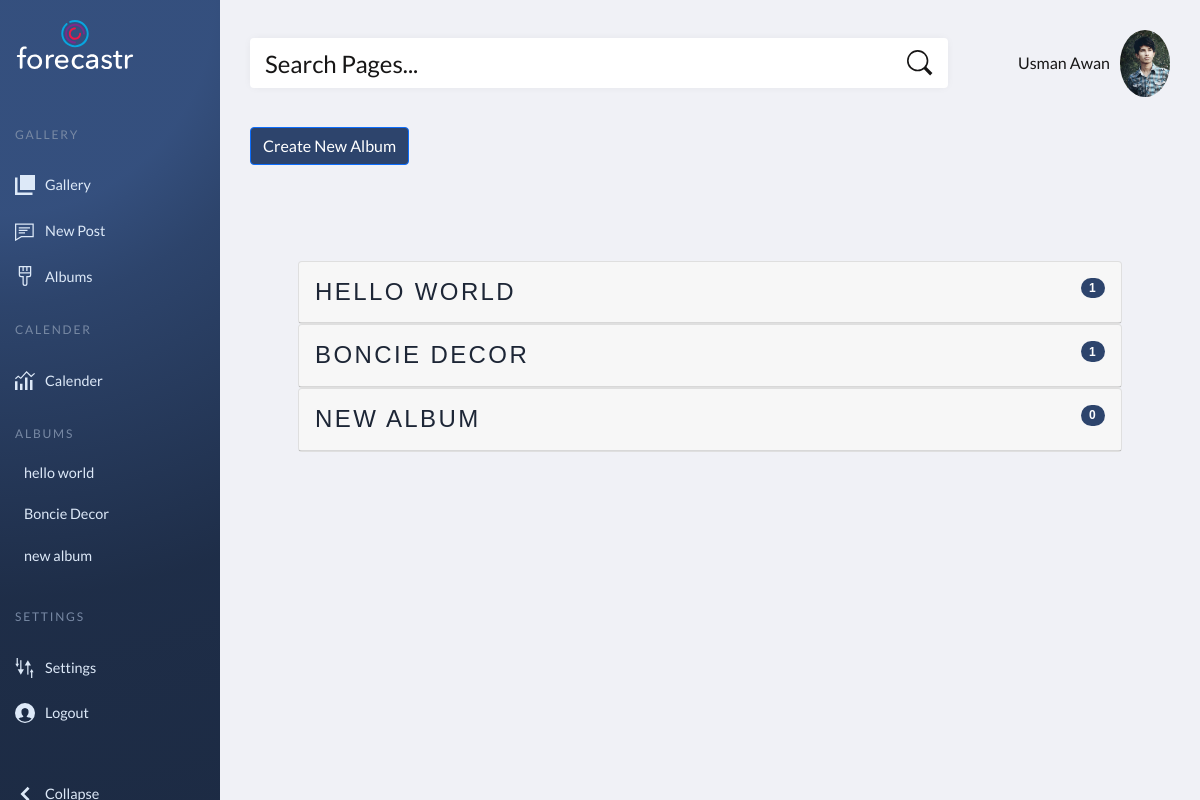
Page /gallery/albums/all/ (signed in) on the earlier database version.
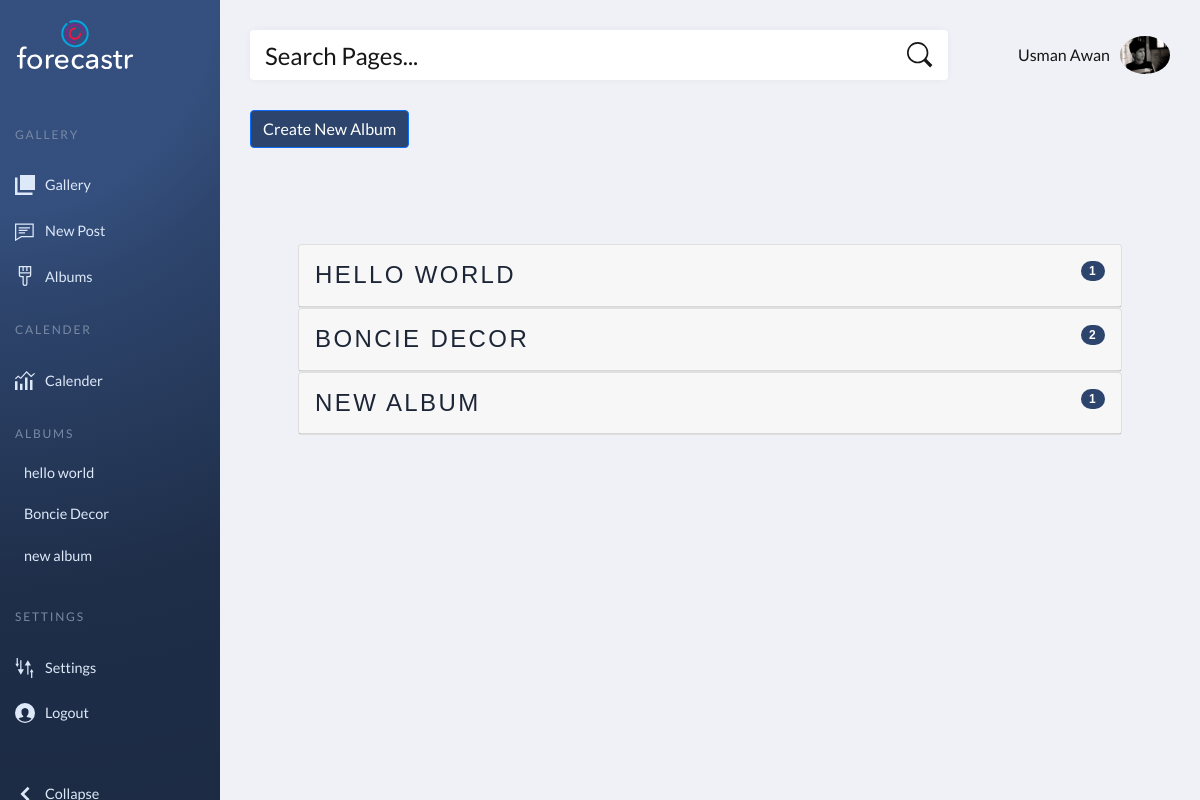
Same page on the later database version.
### accounts/models.py (models this page shows, shortened)
class Client(models.Model):
    user = models.OneToOneField(User, on_delete=models.CASCADE, null=True)
    profile_pic = models.ImageField(default="default-profile.png")
    age = models.IntegerField(default=1)
    gender = models.CharField(choices=GenderChoices.choices, max_length=128,  default=GenderChoices.OTHER)

### contentGallery/models.py (models this page shows, shortened)
class PostAlbum(models.Model):
    client = models.ForeignKey(Client, null=True, on_delete= models.SET_NULL, related_name='client_albums')
    posts = models.ManyToManyField(UserPost)
    name = models.CharField(max_length=128, blank=False)

### contentGallery/views.py (the view)
# urls.py: path("albums/all/", views.albumList, name="albums"),
@login_required(login_url="login")
def albumList(request):
    user = request.user
    client = user.client
    albumForm = PostAlbumForm()
    clientAlbums = client.client_albums.all()
    albums = []
    for album in clientAlbums:
        albums.append(AlbumsListResponseDto(
            album = album,
            posts_count = album.posts.all().count()
        ))
    context = {'ualbums': albums,'user': user, 'albums':  clientAlbums,'albumForm': albumForm, 'client': client}
    return render(request, "contentGallery/albums.html", context=context)

### contentGallery/forms.py
class PostAlbumForm(ModelForm):
    class Meta:
        model =  PostAlbum
        fields = ['name']

### contentGallery/templates/contentGallery/albums.html (shortened to what this page needs)
{%  extends 'utilaties/dashboard.html' %}
{% load static %}
{% block cssStyles %}
<link href="https://cdnjs.cloudflare.com/ajax/libs/toastr.js/2.1.1/toastr.min.css" rel="stylesheet" media="all">
{% endblock cssStyles %}
{% block content %}
<section>
  <button type="button" class="btn btn-primary" data-bs-toggle="modal" data-bs-target="#albumModal">Create New
    Album</button>
  <div class="container p-5 mt-5 pt-5">
    <div class="row clearfix m-r-70 m-l-70 m-t-30">
      {% for ualbum in ualbums %}
      <div class="col-lg-12 text-center content-centers ">
        <div id="card" class="card data-usage category-card">
          <a href="{% url 'deleteAlbum' ualbum.album.id %}">
          <div class="card-header">
            <div class="row clearfix m-r-70 m-l-70 mt-2 ">
              <div class="col-lg-12 d-flex justify-content-between align-items-start">
                <h2 class="display h4 text-primary primary-d">{{ualbum.album.name}} </h2>
                <span class="badge bg-primary rounded-pill">{{ualbum.posts_count}}</span>
              </div>
            </div>
          </div>
          </a>
        </div>
      </div>
      {% endfor %}
    </div>
  </div>
</section>
{% endblock content %}

### utilaties/templates/utilaties/dashboard.html (shortened to what the changed rows need)
{% load static %}
<!DOCTYPE html>
<html lang="en">
<head>
    <link href="https://cdn.jsdelivr.net/npm/bootstrap@5.0.2/dist/css/bootstrap.min.css" rel="stylesheet">
    <link rel="stylesheet" href="{% static 'css/SocialHub/main.css' %}">
    {% block cssStyles %}
    {% endblock cssStyles %}
    <link href="https://cdnjs.cloudflare.com/ajax/libs/toastr.js/2.1.1/toastr.min.css" rel="stylesheet" media="all">
</head>
<body>
    <header class="page-header">
        <nav>
            <ul class="admin-menu">
                {% for album in albums %}
                    <form id="{{album.id}}" action="{% url 'gallery' %}" method="POST">
                        <a onclick="document.getElementById('{{album.id}}').submit();">
                            <li class="ms-4" style="cursor: pointer;"> {{album.name}}</li>
                        </a>
                    </form>
                {% endfor %}
            </ul>
        </nav>
    </header>
    <section class="page-content">
        <section class="search-and-user">
            <div onclick="navToAccount()" style="cursor: pointer;" class="admin-profile">
                <div class="notifications">
                    <div style="width:50px;">
                    <img src="{{client.profile_pic.url}}" class="rounded-circle img-fluid float-end" alt="profile_pic">
                    </div>
                </div>
            </div>
        </section>
        {% block content %}
        {% endblock content %}
    </section>
</body>
</html>

Differences in the rows shown:
changed Client: profile_pic: a different picture
Other differences:
new list line: "BONCIE DECOR"
new list line: "2"
new list line: "NEW ALBUM"
new list line: "1"
list line gone: "BONCIE DECOR"
list line gone: "1"
list line gone: "NEW ALBUM"
list line gone: "0"
